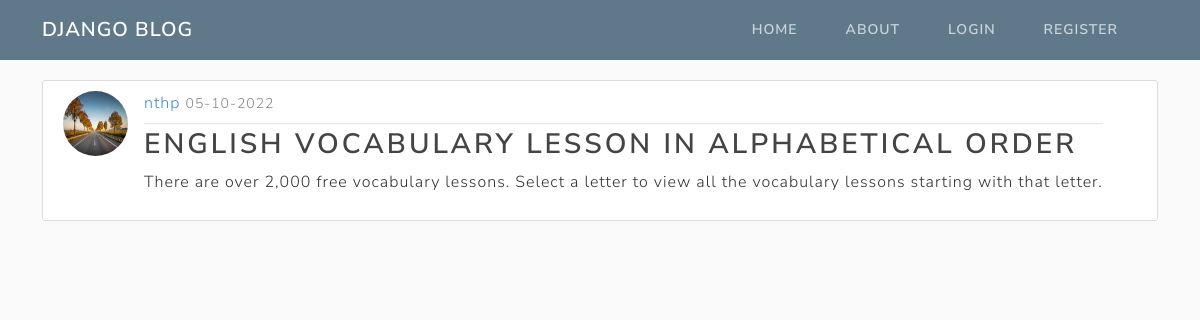
The app's page /post/18/ with its own data.
### blog/models.py (models this page shows, shortened)
class Post(models.Model):
    title = models.CharField(max_length=100)
    content = models.TextField()
    date_posted = models.DateTimeField(default=timezone.now)
    author = models.ForeignKey(User, on_delete=models.CASCADE)

### users/models.py (models this page shows, shortened)
class Profile(models.Model):
    user = models.OneToOneField(User, on_delete=models.CASCADE)
    image = models.ImageField(default='default.jpg', upload_to='profile_pics')

### blog/views.py (the view)
# urls.py: path('post/<int:pk>/', PostDetailView.as_view(), name="post-detail"),
class PostDetailView(DetailView): # <app>/<model>_<viewtype>.html
    model = Post

### blog/templates/blog/post_detail.html (shortened to what this page needs)
{% extends "blog/base.html" %}
{% block content %}
    <article class="media content-section" style="display: flex;">
        <img src="{{object.author.profile.image.url}}" class="rounded-circle article-img" alt="avatar">
        <div class="media-body">
            <div class="article-metadata">
                <a href="{% url 'user-posts' object.author.username %}">{{ object.author }}</a>
                <small class="text-muted">{{ post.date_posted|date:"d-m-Y" }}</small>
            </div>
            <h2 class="article-title">{{ object.title }}</h2>
            <p class="article-content">{{ object.content }}</p>
        </div>
    </article>
{% endblock content %}

### blog/static/blog/main.css (style rules this page uses)
body { background: #fafafa; color: #333333; margin-top: 5rem; }
h1, h2, h3, h4, h5, h6 { color: #444444; }
.content-section { background: #ffffff; padding: 10px 20px; border: 1px solid #dddddd; border-radius: 3px; margin-bottom: 20px; }
.article-title { color: #444444; }
.article-content { white-space: pre-line; }
.article-img { height: 65px; width: 65px; margin-right: 16px; }
.article-metadata { padding-bottom: 0.5rem; margin-bottom: 4px; border-bottom: 1px solid #e3e3e3 }
.article-metadata a { color: #428bca; text-decoration: none; }
.article-title { text-decoration: none; }

### records on screen
Post: author.profile.image (picture), author "nthp", date_posted "05-10-2022", title "ENGLISH VOCABULARY LESSON IN ALPHABETICAL ORDER", content "There are over 2,000 free vocabulary lessons. Select a letter to view all the vocabulary lessons starting with that letter."
